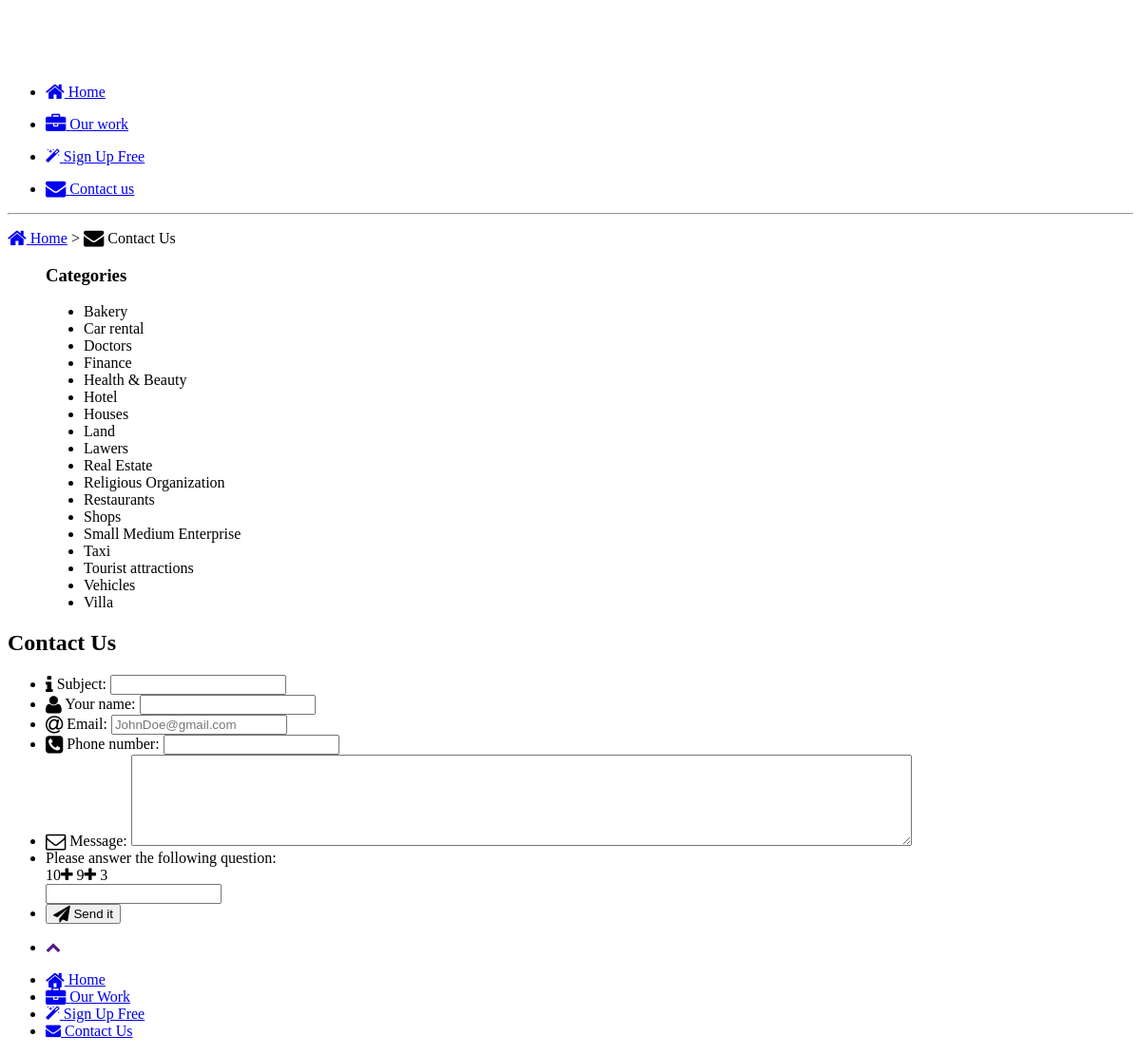
Page /contact_us.php on the committed database.
### tables this page shows
CREATE TABLE IF NOT EXISTS `categories` (
  `id_categories` int(11) NOT NULL AUTO_INCREMENT,
  `name` text NOT NULL,
  `text` text NOT NULL,
  PRIMARY KEY (`id_categories`)
);

### contact_us.php (the view, shortened to what this page needs)
<?php
include 'config.php';
$siteconfig = getsiteconfig();
$email_sent = '0';
?>
<!DOCTYPE html>
<html class="no-js" lang="en">
<head>
<?php
include 'includes/main/head_main.php';
?>
</head>
<body>
<div class="container">
<?php
include 'includes/main/header_main.php';
?>
<div class="about-page main grid-wrap">
<header class="grid col-full">
<hr>
<p class="fleft"><a href="<?php echo ROOT_WWW;?>"><i class="fa fa-home fa-lg"></i> Home</a> > <i class="fa fa-envelope fa-lg"></i> Contact Us</p>
</header>
<aside class="grid col-one-quarter mq2-col-full">
<menu>
<?php
$categories = $db->query("SELECT * FROM categories order by name ASC");
?>
<h3>Categories</h3>
<ul>
<?php while($row = $categories->fetch()){
$count_business_sql = $db->query("SELECT count(*) as count from business_categories bc
join business b on b.id_business=bc.id_business
where id_categories='".$row['id_categories']."' and b.status='1'");
$count_business = $count_business_sql->fetch();
if($count_business['count']=='0'){
echo "<li>".$row['name']."</li>";
}else{
?>
<li><i class="fa fa-angle-double-right"></i> <a href="<?php echo ROOT_WWW;?>cat/<?php echo generate_permalink($row['id_categories']);?>/<?php echo generate_permalink($row['name']);?>"><?php echo $row['name'];?></a> (<?php echo $count_business['count'];?>)</li>
	<?php
}
}
?>
</ul>
</menu></aside>
<section class="grid col-three-quarters mq2-col-full">
<article id="navteam">
<h2>Contact Us</h2>
<?php if($email_sent=='1'){ ?>
<h3><i class="fa fa-check"></i> Your email was sent.</h3>
<p>Thanks for contacting <?php echo $siteconfig['site_name'];?>. We will reply to you shortly.</p>
<?php }else{
?>
<form id="contactForm" name="contactForm" class="contact_form" action="" method="post" >
<ul>
<li>
<label for="name"><i class="fa fa-info fa-lg"></i> Subject:</label>
<input type="text" name="subject" id="subject" >
</li>
<li>
<label for="name"><i class="fa fa-user fa-lg"></i> Your name:</label>
<input type="text" name="name" id="name" >
</li>
<li>
<label for="email"> <i class="fa fa-at fa-lg"></i> Email:</label>
<input type="email" name="email" id="email" required placeholder="JohnDoe@gmail.com" class="required email">
</li>
<li>
<label for="phone_number"><i class="fa fa-phone-square fa-lg"></i> Phone number:</label>
<input type="text" name="phone_number" id="phone_number" >
</li>
<li>
<label for="message"><i class="fa fa-envelope-o fa-lg"></i> Message:</label>
<textarea name="message" id="message" cols="100" rows="6" ></textarea>
</li>
<li>
<?php
$numbers = range(1,10);
shuffle($numbers);
?><div class="question">
Please answer the following question:<br>
<span id="num1"><?php echo $numbers['0'];?></span><i class="fa fa-plus"></i>
<span id="num2"><?php echo $numbers['2'];?></span><i class="fa fa-plus"></i>
<span id="num2"><?php echo $numbers['4'];?></span></div>
<input type="text"  name="validate" value="" id="validate">
</li>
<li>
<button type="submit" id="submit" name="submit" class="button"><i class="fa fa-send fa-lg"></i> Send it</button>
</li>
</ul>
</form>
<?php
}
?>
</article>
</section>
</div>
<div class=" grid divide-top">
<?php
include 'includes/main/footer_main.php';
?>
</div>
</div>
</body>
</html>

### admin/imageuploader/css/style.css (style rules this page uses)
body { padding-top: 60px; }

### rows in the picture
categories: name "Bakery"
categories: name "Car rental"
categories: name "Doctors"
categories: name "Finance"
categories: name "Health & Beauty"
categories: name "Hotel"
categories: name "Houses"
categories: name "Land"
categories: name "Lawers"
categories: name "Real Estate"
categories: name "Religious Organization"
categories: name "Restaurants"
categories: name "Shops"
categories: name "Small Medium Enterprise"
categories: name "Taxi"
categories: name "Tourist attractions"
categories: name "Vehicles"
categories: name "Villa"

### other values in the picture
$numbers['0'] "10"
$numbers['2'] "9"
$numbers['4'] "3"
